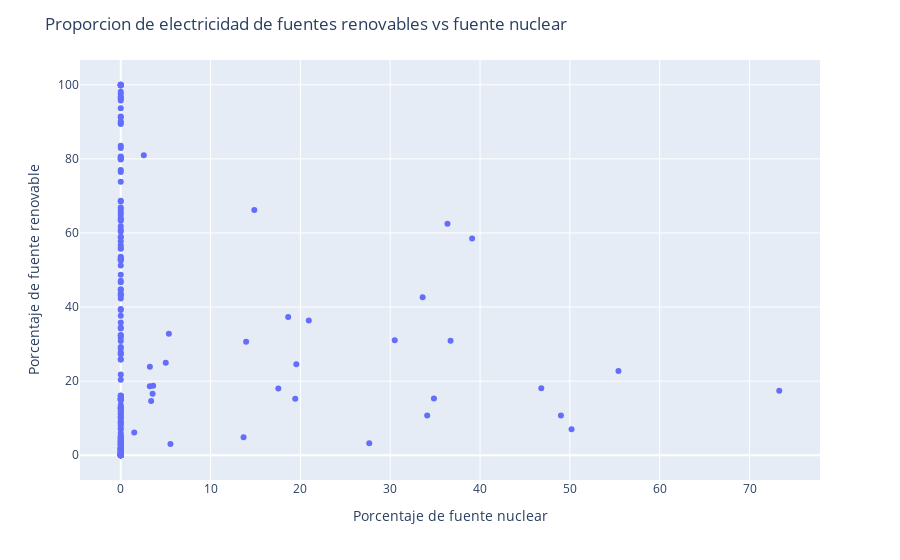

The notebook cell this image was saved under:
### Markdown cell above
Por lo que es esperable que al aumentar, por ejemplo, el porcentaje de fuente renovable disminuya el porcentaje de fuente fosil, lo que lleva a la formacion de la recta que se observa en el grafico. Sin embargo, vemos tambien que algunos puntos se desvian de la recta. <br>

### Code cell
fig2 = px.scatter(x=df["nuclear_share_elec"], y=df["renewables_share_elec"])
fig2.update_layout(
    xaxis_title="Porcentaje de fuente nuclear",
    yaxis_title="Porcentaje de fuente renovable",
)

# Agregar título al gráfico
fig2.update_layout(
    title="Proporcion de electricidad de fuentes renovables vs fuente nuclear ",
)

### Figure 1 — Plotly figure (JSON) as saved in the notebook; plotly's stock layout.template omitted (floating-point values rounded to 4 significant figures; data arrays with more than 128 entries replaced by an {"elided": "..."} marker saying what was removed)
{"data": [{"hovertemplate": "x=%{x}<br>y=%{y}<extra></extra>", "legendgroup": "", "marker": {"color": "#636efa", "symbol": "circle"}, "mode": "markers", "name": "", "orientation": "v", "showlegend": false, "type": "scatter", "x": {"elided": "203 float values"}, "xaxis": "x", "y": {"elided": "203 float values"}, "yaxis": "y"}], "layout": {"legend": {"tracegroupgap": 0}, "margin": {"t": 60}, "title": {"text": "Proporcion de electricidad de fuentes renovables vs fuente nuclear "}, "xaxis": {"anchor": "y", "domain": [0, 1], "title": {"text": "Porcentaje de fuente nuclear"}}, "yaxis": {"anchor": "x", "domain": [0, 1], "title": {"text": "Porcentaje de fuente renovable"}}}}
